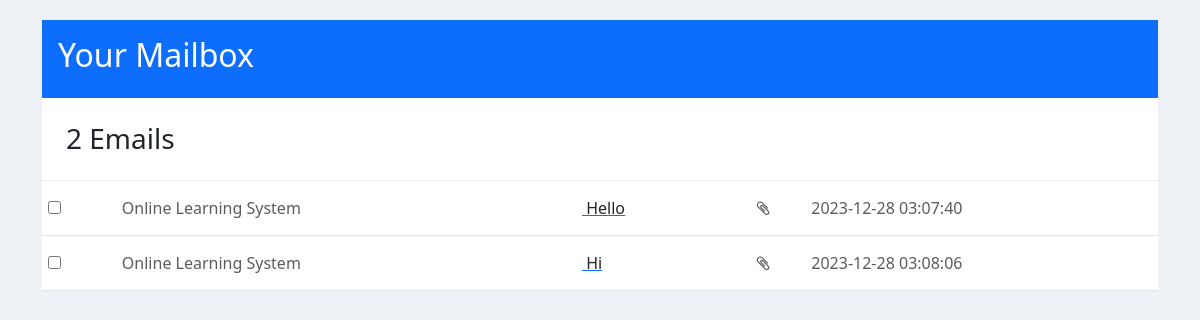
Screenshot of /Website/Mailbox/Mailbox.php (signed in) with the database file from the repository.
### tables this page shows
CREATE TABLE `email` (
  `ReplyID` int NOT NULL,
  `UserID` int DEFAULT NULL,
  `UserName` varchar(100) DEFAULT NULL,
  `ContactNumber` varchar(100) DEFAULT NULL,
  `Email` varchar(100) DEFAULT NULL,
  `Message` varchar(100) DEFAULT NULL,
  `Title` varchar(100) DEFAULT NULL,
  `ReplyMessage` varchar(100) DEFAULT NULL,
  `ReplyDate` varchar(100) NOT NULL
);

### Website/Session.php (called while the page is built, shortened)
<?php
if (isset($_SESSION['UserID'])) {
    $userID = $_SESSION['UserID'];
} else {
    header("location: ../Login/Login.php");
    exit();
}
?>

### Website/Mailbox/Mailbox.php (the view, shortened to what this page needs)
<?php
include '../Session.php';
include '../ConnectDB.php';
$EmailQuery = $conn->prepare("SELECT COUNT(*) AS ReplyID FROM email WHERE UserID = ?");
$EmailQuery->bind_param("i", $userID);
$EmailQuery->execute();
$result = $EmailQuery->get_result();
if ($result->num_rows > 0) {
    $row = $result->fetch_assoc();
    $EmailCount = $row['ReplyID'];
}
$EmailQuery->close(); ?>
<!doctype html>
<html lang="en">
<head>
    <link href="https://cdn.jsdelivr.net/npm/bootstrap@5.3.2/dist/css/bootstrap.min.css" rel="stylesheet"
>
    <link href="https://maxcdn.bootstrapcdn.com/font-awesome/4.3.0/css/font-awesome.min.css" rel="stylesheet" />
</head>
<body>
    <div class="container">
        <div class="row">
            <div class="col-md-12">
                <div class="card">
                    <div class="card-body bg-primary text-white mailbox-widget pb-0">
                        <h2 class="text-white pb-3">Your Mailbox</h2>
                    </div>
                    <div class="tab-content" id="myTabContent">
                        <div class="tab-pane fade active show" id="inbox" aria-labelledby="inbox-tab" role="tabpanel">
                            <div>
                                <div class="row p-4 no-gutters align-items-center">
                                    <div class="col-sm-12 col-md-6">
                                        <h3 class="font-light mb-0"><i class="ti-email mr-2"></i>
                                            <?php echo $EmailCount ?> Emails
                                        </h3>
                                    </div>
                                </div>
                                <div class="table-responsive">
                                    <table class="table email-table no-wrap table-hover v-middle mb-0 font-14">
                                        <tbody>
                                            <?php
                                            include '../ConnectDB.php';
                                            $checkUser = $conn->prepare("SELECT ReplyID, UserID, Title, ReplyDate FROM email WHERE UserID = ?");
                                            $checkUser->bind_param("i", $userID);
                                            $checkUser->execute();
                                            $checkUser->store_result();
                                            $checkUser->bind_result($ReplyID, $UserID, $Title, $ReplyDate);
                                            while ($checkUser->fetch()) {
                                                echo "<tr onclick='redirectToInfoPage($ReplyID)'>
                                                        <td class='pl-3'>
                                                            <div class='custom-control custom-checkbox'>
                                                                <input type='checkbox' class='custom-control-input' id='cst1' />
                                                                <label class='custom-control-label' for='cst1'>&nbsp;</label>
                                                            </div>
                                                        </td>
                                                        <td>
                                                            <span class='mb-0 text-muted'>Online Learning System</span>
                                                        </td>
                                                        <td>
                                                            <a class='link' href='javascript: void(0)'>
                                                                <span class='badge badge-pill text-white font-medium badge-danger mr-2'>Work</span>
                                                                <span class='text-dark'>$Title</span>
                                                            </a>
                                                        </td>
                                                        <td><i class='fa fa-paperclip text-muted'></i></td>
                                                        <td class='text-muted'>$ReplyDate</td>
                                                    </tr>";
                                            }
                                            ?>
                                        </tbody>
                                    </table>
                                </div>
                            </div>
                        </div>
                    </div>
                </div>
            </div>
        </div>
    </div>
</body>
</html>

### Website/Mailbox/Mailbox.php (style rules this page uses)
body { background: #edf1f5; margin-top: 20px; }
.card { position: relative; display: flex; flex-direction: column; min-width: 0; word-wrap: break-word; background-color: #fff; background-clip: border-box; border: 0 solid transparent; border-radius: 0; }
.no-wrap td, .no-wrap th { white-space: nowrap; }
.table td, .table th { padding: .9375rem .4rem; vertical-align: top; border-top: 1px solid rgba(120, 130, 140, .13); }
.font-light { font-weight: 300; }

### rows the page displays
email: Title "Hello", ReplyDate "2023-12-28 03:07:40"
email: Title "Hi", ReplyDate "2023-12-28 03:08:06"

### other values shown
$EmailCount "2"
